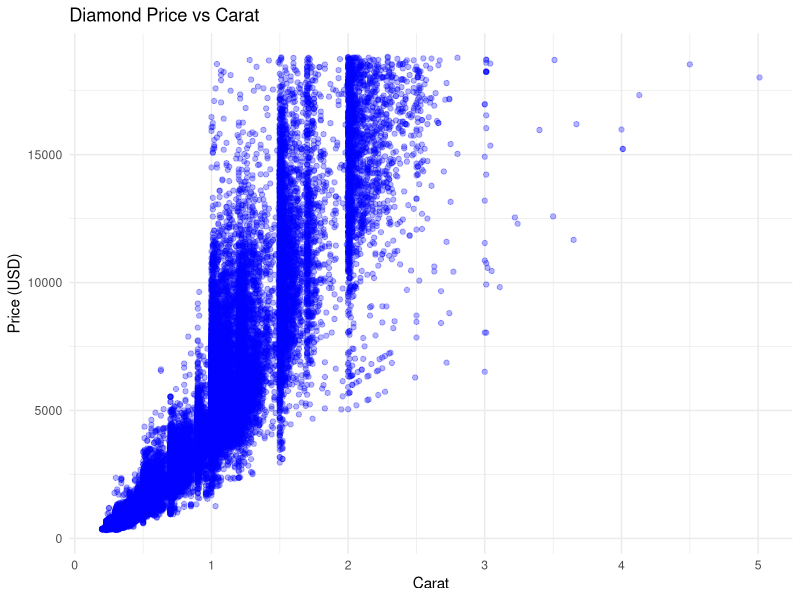

Write the R code that produced this figure.
## ---- chunk 1
1 + 1
## ---- chunk 2
# Load ggplot2
library(ggplot2)

# Create a scatter plot of carat vs price
ggplot(data = diamonds, aes(x = carat, y = price)) +
  geom_point(alpha = 0.3, color = "blue") +
  labs(
    title = "Diamond Price vs Carat",
    x = "Carat",
    y = "Price (USD)"
  ) +
  theme_minimal()

